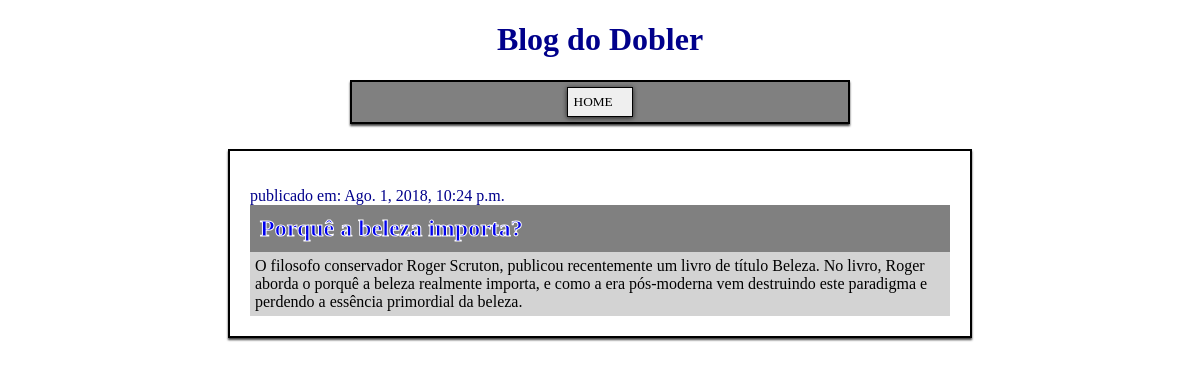
/, run on an earlier commit of the app's database.
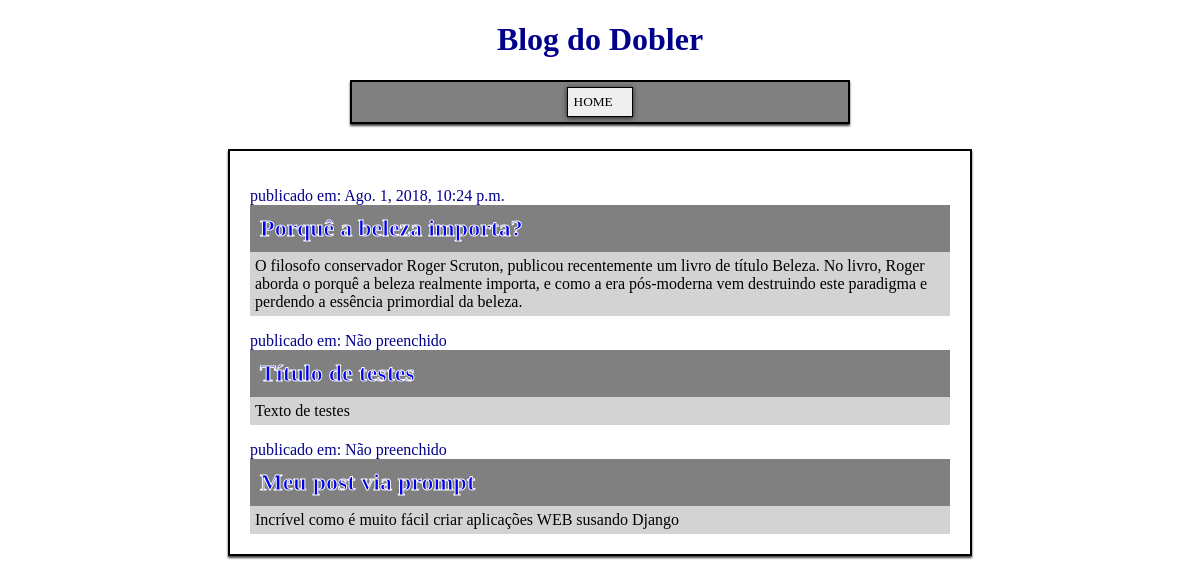
And on a later commit of the database.
### app/models.py (models this page shows, shortened)
class Post(models.Model):
    author = models.ForeignKey('auth.User', on_delete=models.CASCADE)
    title = models.CharField(max_length=200)
    text = models.TextField()
    created_date = models.DateTimeField(default=timezone.now)
    published_date = models.DateTimeField(blank=True, null=True)

### app/views.py (the view)
# urls.py: path('', views.post_list, name='post_list'),
def post_list(request):
    posts = Post.objects.order_by('-published_date')
    return render(request, 'blog/post_list.html', {'posts': posts})

### app/templates/blog/post_list.html
{% extends "blog/base.html" %}
{% block content %}
    {% for post in posts %}
        {% if post.published_date == None %}
            <p class="published">publicado em: Não preenchido</p>
        {% else %}
            <p class="published">publicado em: {{ post.published_date }}</p>
        {% endif %}
        <h2 class="blog-title"><a href="{% url 'post_detail' pk=post.pk %}">{{ post.title }}</a></h2>
        <p class="blog-text">{{ post.text|linebreaksbr }}</p>
    {% endfor %}
{% endblock  %}

What changed in the data, as far as the page shows it:
added Post: shows "publicado em: Não preenchido", title "Título de testes", text "Texto de testes"
added Post: shows "publicado em: Não preenchido", title "Meu post via prompt", text "Incrível como é muito fácil criar aplicações WEB susando Django"
